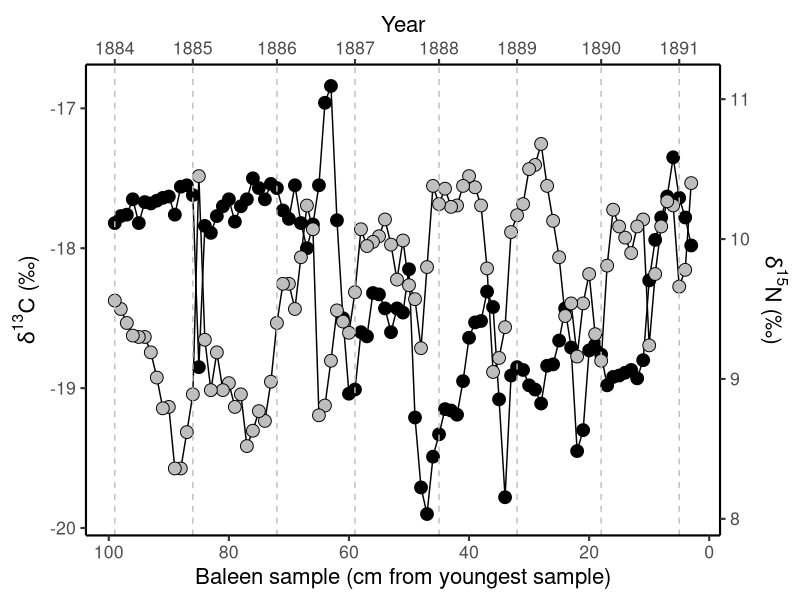
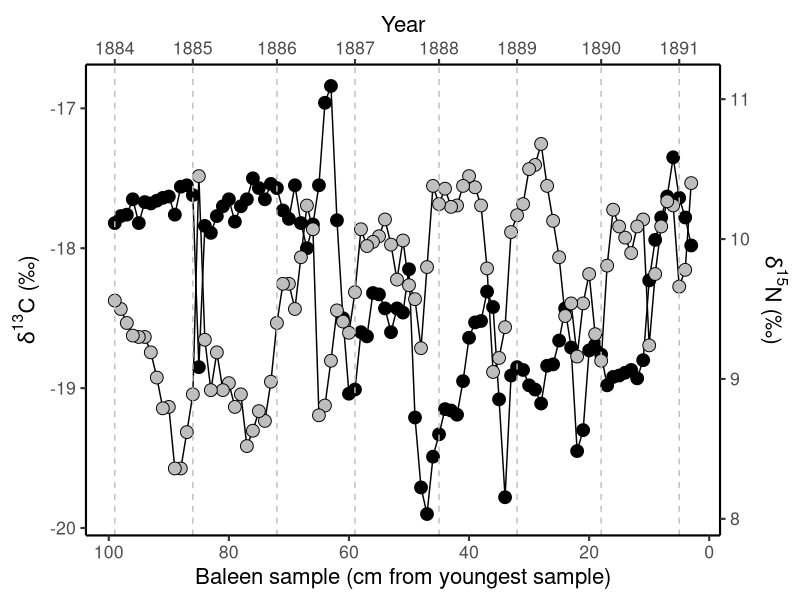

Generate these figures, in order, with R:
# Author: Clive Trueman
# Adapted by: Andrew Jackson June 2017 & Natalie Cooper Oct 2017.
# About: Script to generate figure 1

# = = = = = = = = = = = = = = = = = = = = = = = = = = = = = =
# Load libraries
library(tidyverse)
library(lubridate)

# = = = = = = = = = = = = = = = = = = = = = = = = = = = = = =
# Figure 1 - raw whale isotope data with two y-axes
# = = = = = = = = = = = = = = = = = = = = = = = = = = = = = =
# read in data and extract just the blue whale
whale_isos <- read_csv("data/raw-whale-isotope-data.csv")

KC7 <- filter(whale_isos, whale_ID == "KC7")

# = = = = = = = = = = = = = = = = = = = = = = = = = = = = = =
# convert sample number to days based on growth rate of baleen
growth_rate <- 13.5  # baleen growth rate in centimetres per year
last_sample <- ymd("1891-03-01") # final date of last keratin sample

KC7 <- 
  KC7 %>%
  mutate(days = sample_cm * 365.25 / growth_rate) %>%
  mutate(days = days - days[1]) %>%
  mutate(rev_days = days - days[length(days)]) %>%
  mutate(sample_date = last_sample + rev_days) %>%
  mutate(year = year(sample_date))

# Create a variable to label the years
year_labels <- with(KC7, seq(min(year), max(year), by = 1))
year_breaks <- which(duplicated(KC7$year) == FALSE)
# = = = = = = = = = = = = = = = = = = = = = = = = = = = = = =
# plot the isotope data
point_size <- 4

isop <- ggplot(KC7, aes(x = rev(sample_cm))) + 
  theme_classic(base_size = 16) + 
  xlab("Baleen sample (cm from youngest sample)") + 
  scale_x_continuous(breaks = seq(0, 100, 20), 
                     labels = seq(100, 0, -20),
                     sec.axis = sec_axis(~., 
                                         breaks = rev(year_breaks),
                                         labels = rev(year_labels),
                                         name = "Year"))

isop <- isop + geom_line(aes(y = d13C)) + 
  geom_point(aes(y = d13C), size = point_size, shape = 21, fill = "black") +
  ylab(expression(paste(delta^{13}, "C (\u2030)")))

# add the d15N data but need to scale it to d13C
v_shift <- mean(KC7$d15N) - mean(KC7$d13C) 

isop <- isop + geom_line(aes(y = d15N - v_shift)) + 
  geom_point(aes(y = (d15N - v_shift)), size = point_size, 
             shape = 21, fill = "grey")

# add the second axis and rescale it appropriately
isop <- isop + 
  scale_y_continuous(
    sec.axis = sec_axis(~.+v_shift, 
                        name = expression(paste(delta^{15}, "N (\u2030)"))))

isop <- isop + geom_vline(xintercept = rev(year_breaks),
                          color = "grey", lty = 2)

print(isop)

ggsave("manuscript/revision/figures/Figure-1-raw-dC-dN-data.png", isop, 
       device = png(width = 600, height = 400))
